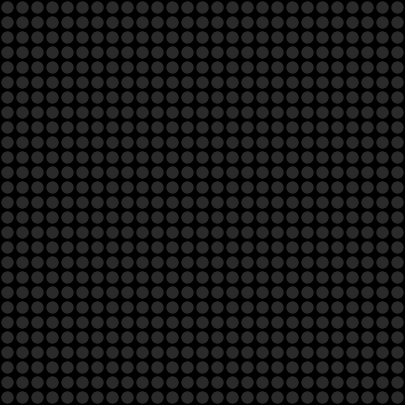
Frame 1 (no input)
Frame 60 (the mouse pressed at the canvas centre just before this capture): identical to frame 1, image omitted
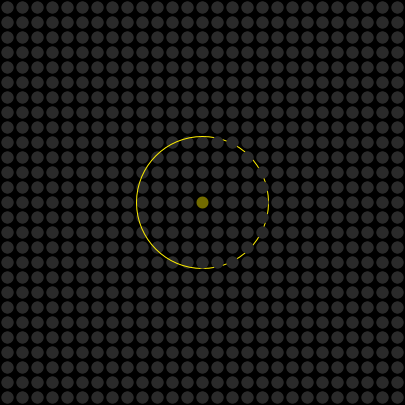
Frame 120 (the mouse held since frame 60 and released just before this capture)

The Processing sketch that drew these frames (run headless with seeded random() and noise(); from frame 60 on, the mouse is pressed at the canvas centre):

// Processing sketch: processing_85049
// ── processing_85049.pde

void setup(){
  size(405,405);
  ellipseMode(CENTER);
  colorMode(HSB,100);
  for(int a=0;a<X;a++){
    for(int b=0;b<Y;b++){
      ell[a][b]=12;
    }
  }
}
int X=30;int Y=30;
boolean[][] lgt=new boolean[X][Y];
boolean[][] blk=new boolean[X][Y];
float[][] col=new float[X][Y];
int[][] c=new int[X][Y];
boolean[][] V=new boolean[X][Y];
float[][] t=new float[X][Y];
int[][] ell=new int[X][Y];
int[][] alp=new int[X][Y];
void draw(){
  background(#000000);
  
  for(int a=0;a<X;a++){
    for(int b=0;b<Y;b++){
      if(a*15<mouseX && mouseX<a*15+12 && b*15<mouseY && mouseY<b*15+12){
        col[a][b]=random(100);c[a][b]=50;V[a][b]=false;lgt[a][b]=true;t[a][b]=200;
        
        if(mousePressed){if(blk[a][b]==true){blk[a][b]=false;}
          if(blk[a][b]==false){blk[a][b]=true;}alp[a][b]=100;
        }
        
      }if(lgt[a][b]==true){col[a][b]=col[a][b];}
      if(lgt[a][b]==true){
        if(c[a][b]>=100){V[a][b]=false;}if(c[a][b]<=-50){V[a][b]=true;}
        if(V[a][b]==false){c[a][b]-=5;}else{c[a][b]+=5;}
        fill(col[a][b],100,c[a][b]);
        t[a][b]-=0.2;if(t[a][b]<=100){t[a][b]=100;}
        else{noStroke();}
      }else{fill(#2a2a2a);noStroke();}
      
      
      
      ellipse(a*15+7.5,b*15+7.5,12,12);
      
      if(blk[a][b]==true){stroke(col[a][b],100,100,alp[a][b]);noFill();
        if(V[a][b]==false){ell[a][b]+=2;alp[a][b]-=5;}
        if(c[a][b]==100){ell[a][b]=12;}if(c[a][b]==100){alp[a][b]=100;}
        
    }else{noStroke();}
    ellipse(a*15+7.5,b*15+7.5,ell[a][b],ell[a][b]);
    }
  }
  
}
